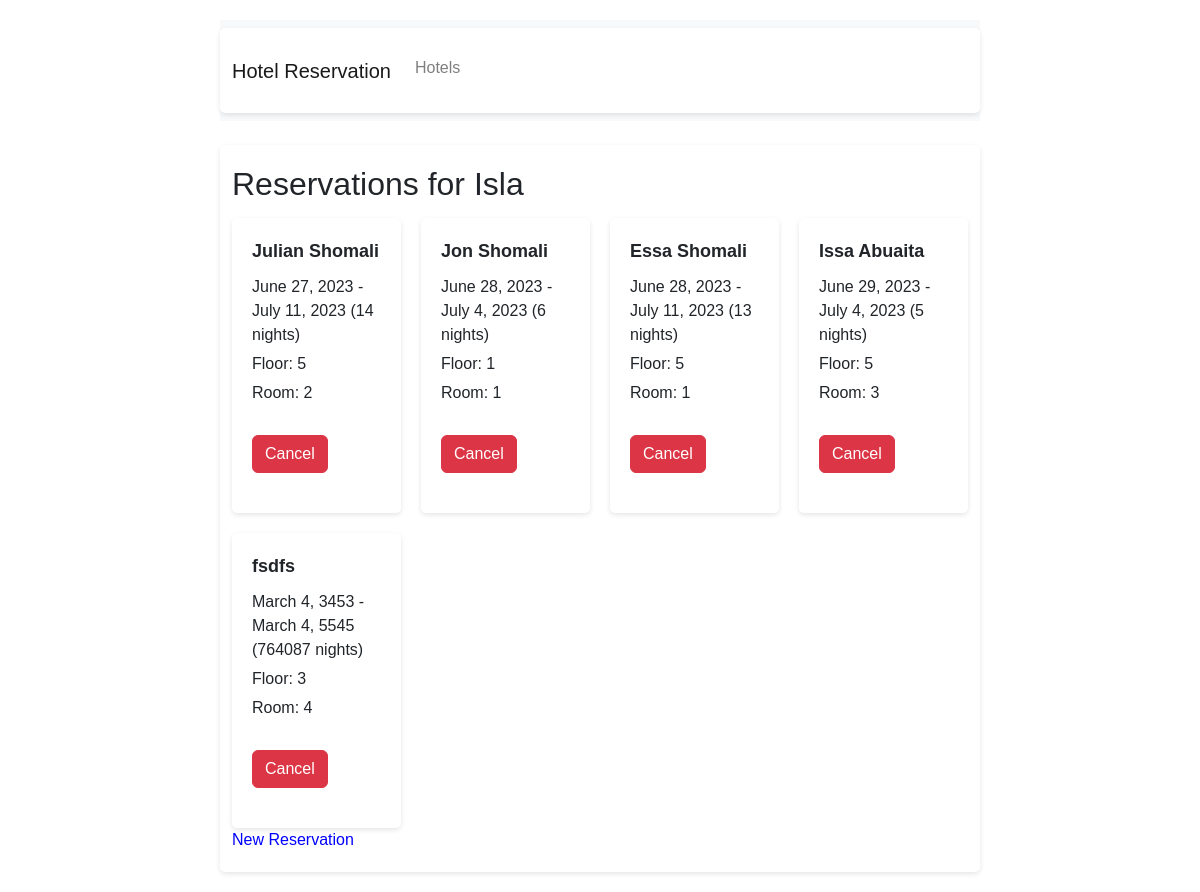
/hotel/1/reservations/, run on the app's committed database.
### hotel_reservation/models.py (models this page shows, shortened)
class Hotel(models.Model):
    name = models.CharField(max_length=100)
    location = models.CharField(max_length=100)

class Reservation(models.Model):
    hotel = models.ForeignKey(Hotel, on_delete=models.CASCADE)
    guest_name = models.CharField(max_length=100)
    check_in = models.DateField()
    check_out = models.DateField()
    room_number = models.IntegerField()
    floor_number = models.IntegerField()

### hotel_reservation/views.py (the view)
# urls.py: path('hotel/<int:hotel_id>/reservations/', views.reservation_list, name='reservation_list'),
def reservation_list(request, hotel_id):
    hotel = get_object_or_404(Hotel, pk=hotel_id)
    reservations = Reservation.objects.filter(hotel=hotel).order_by('check_in', 'floor_number', 'room_number')
    return render(request, 'reservation_list.html', {'hotel': hotel, 'reservations': reservations})

### hotel_reservation/templatetags/custom_filters.py (called while the page is built)
@register.filter
def nights(check_out, check_in):
    delta = check_out - check_in
    return delta.days

### hotel_reservation/templates/reservation_list.html (shortened to what this page needs)
{% extends 'base.html' %}
{% load custom_filters %}
{% block content %}
    <h2>Reservations for {{ hotel.name }}</h2>
    <div class="reservation-grid">
        {% for reservation in reservations %}
            <div class="reservation-item">
                <div class="guest-name">{{ reservation.guest_name }}</div>
                <div class="date-range">{{ reservation.check_in }} - {{ reservation.check_out }} ({{ reservation.check_out|nights:reservation.check_in }} nights)</div>
                <div class="floor-number">Floor: {{ reservation.floor_number }}</div>
                <div class="room-number">Room: {{ reservation.room_number }}</div>
                <form action="{% url 'hotel_reservation:cancel_reservation' hotel.id reservation.id %}" method="post">
                    <button type="submit" class="btn btn-danger">Cancel</button>
                </form>
            </div>
        {% endfor %}
    </div>
    <a href="{% url 'hotel_reservation:new_reservation' hotel.id %}">New Reservation</a>
{% endblock %}

### hotel_reservation/templates/base.html (shortened to what this page needs)
{% load static %}
<!DOCTYPE html>
<html lang="en">
<head>
    <link href="{% static 'css/styles.css' %}" rel="stylesheet">
    <link href="https://cdn.jsdelivr.net/npm/bootstrap@5.3.0-alpha1/dist/css/bootstrap.min.css" rel="stylesheet">
    <link href="https://maxcdn.bootstrapcdn.com/bootstrap/4.5.2/css/bootstrap.min.css" rel="stylesheet">
    <link href="{% static 'css/bootstrap.min.css' %}" rel="stylesheet">
</head>
<body>
      <nav class="navbar navbar-expand-lg navbar-light bg-light">
        <div class="container">
            <a class="navbar-brand" href="{% url 'hotel_reservation:hotel_list' %}">Hotel Reservation</a>
            <div class="collapse navbar-collapse" id="navbarNav">
                <ul class="navbar-nav">
                    <li class="nav-item">
                        <a class="nav-link" href="{% url 'hotel_reservation:hotel_list' %}">Hotels</a>
                    </li>
                </ul>
            </div>
        </div>
    </nav>
    <div class="container mt-4">
        {% block content %}{% endblock %}
    </div>
</body>
</html>

### hotel_reservation/static/css/styles.css (style rules this page uses)
.container { background-color: #fff; padding: 20px; border-radius: 5px; box-shadow: 0 2px 5px rgba(0, 0, 0, 0.1); }
form { margin-bottom: 20px; }
input[type="submit"], button { background-color: #3498db; color: #fff; border: none; padding: 10px 15px; font-size: 16px; cursor: pointer; border-radius: 5px; }
.reservation-grid { display: grid; grid-template-columns: repeat(auto-fill, minmax(150px, 1fr)); grid-gap: 20px; justify-items: center; align-items: start; }
.reservation-item { background-color: #fff; padding: 20px; border-radius: 5px; box-shadow: 0 2px 5px rgba(0, 0, 0, 0.1); }
.reservation-item .guest-name { font-size: 18px; font-weight: bold; margin-bottom: 10px; }
.reservation-item .date-range, .reservation-item .floor-number, .reservation-item .room-number { font-size: 16px; margin-bottom: 5px; }
.reservation-item button { margin-top: 10px; }

### hotel_reservation/templates/base.html (style rules this page uses)
body { font-family: Arial, sans-serif; max-width: 800px; margin: 0 auto; padding: 20px; }
h1, h2, h3, h4, h5, h6 { margin-bottom: 15px; }
ul { list-style-type: none; padding: 0; }
li { margin-bottom: 5px; }
a { text-decoration: none; color: blue; }
form { margin-top: 20px; }

### data on the page
Hotel: name "Isla"
Reservation: guest_name "Julian Shomali", check_in "June 27, 2023", check_out "July 11, 2023", check_out|nights "14", floor_number "5", room_number "2"
Reservation: guest_name "Jon Shomali", check_in "June 28, 2023", check_out "July 4, 2023", check_out|nights "6", floor_number "1", room_number "1"
Reservation: guest_name "Essa Shomali", check_in "June 28, 2023", check_out "July 11, 2023", check_out|nights "13", floor_number "5", room_number "1"
Reservation: guest_name "Issa Abuaita", check_in "June 29, 2023", check_out "July 4, 2023", check_out|nights "5", floor_number "5", room_number "3"
Reservation: guest_name "fsdfs", check_in "March 4, 3453", check_out "March 4, 5545", check_out|nights "764087", floor_number "3", room_number "4"
